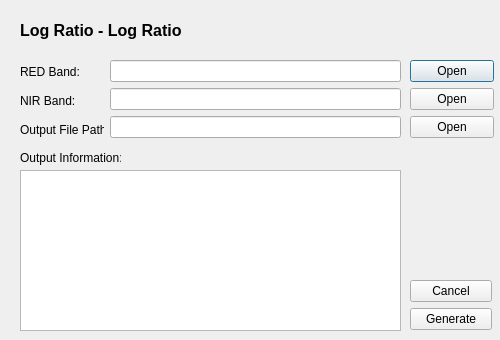
<?xml version="1.0" encoding="UTF-8"?>
<ui version="4.0">
 <class>logRatio</class>
 <widget class="QDialog" name="logRatio">
  <property name="geometry">
   <rect>
    <x>0</x>
    <y>0</y>
    <width>500</width>
    <height>340</height>
   </rect>
  </property>
  <property name="windowTitle">
   <string>Dialog</string>
  </property>
  <widget class="QWidget" name="layoutWidget">
   <property name="geometry">
    <rect>
     <x>410</x>
     <y>60</y>
     <width>84</width>
     <height>81</height>
    </rect>
   </property>
   <layout class="QHBoxLayout" name="horizontalLayout">
    <item>
     <layout class="QVBoxLayout" name="verticalLayout_3">
      <item>
       <widget class="QPushButton" name="logRatioRED_btn">
        <property name="text">
         <string>Open</string>
        </property>
       </widget>
      </item>
      <item>
       <widget class="QPushButton" name="logRatioNIR_btn">
        <property name="text">
         <string>Open</string>
        </property>
       </widget>
      </item>
      <item>
       <widget class="QPushButton" name="logRatioOut_btn">
        <property name="text">
         <string>Open</string>
        </property>
       </widget>
      </item>
     </layout>
    </item>
   </layout>
  </widget>
  <widget class="QLabel" name="label_5">
   <property name="geometry">
    <rect>
     <x>20</x>
     <y>150</y>
     <width>101</width>
     <height>16</height>
    </rect>
   </property>
   <property name="text">
    <string>Output Information:</string>
   </property>
  </widget>
  <widget class="QWidget" name="layoutWidget_2">
   <property name="geometry">
    <rect>
     <x>110</x>
     <y>60</y>
     <width>291</width>
     <height>80</height>
    </rect>
   </property>
   <layout class="QVBoxLayout" name="verticalLayout_2">
    <item>
     <widget class="QLineEdit" name="logRatioRED_txt"/>
    </item>
    <item>
     <widget class="QLineEdit" name="logRatioNIR_txt"/>
    </item>
    <item>
     <widget class="QLineEdit" name="logRatioOut_txt"/>
    </item>
   </layout>
  </widget>
  <widget class="QLabel" name="label_4">
   <property name="geometry">
    <rect>
     <x>20</x>
     <y>10</y>
     <width>411</width>
     <height>41</height>
    </rect>
   </property>
   <property name="font">
    <font>
     <pointsize>12</pointsize>
     <weight>75</weight>
     <bold>true</bold>
    </font>
   </property>
   <property name="text">
    <string>Log Ratio - Log Ratio</string>
   </property>
  </widget>
  <widget class="QWidget" name="layoutWidget_3">
   <property name="geometry">
    <rect>
     <x>410</x>
     <y>280</y>
     <width>82</width>
     <height>50</height>
    </rect>
   </property>
   <layout class="QVBoxLayout" name="verticalLayout_4">
    <item>
     <widget class="QPushButton" name="cancel_btn">
      <property name="text">
       <string>Cancel</string>
      </property>
     </widget>
    </item>
    <item>
     <widget class="QPushButton" name="logRatio_btn">
      <property name="text">
       <string>Generate</string>
      </property>
     </widget>
    </item>
   </layout>
  </widget>
  <widget class="QWidget" name="layoutWidget_4">
   <property name="geometry">
    <rect>
     <x>20</x>
     <y>60</y>
     <width>84</width>
     <height>81</height>
    </rect>
   </property>
   <layout class="QVBoxLayout" name="verticalLayout">
    <item>
     <widget class="QLabel" name="label_2">
      <property name="text">
       <string>RED Band:</string>
      </property>
     </widget>
    </item>
    <item>
     <widget class="QLabel" name="label">
      <property name="text">
       <string>NIR Band:</string>
      </property>
     </widget>
    </item>
    <item>
     <widget class="QLabel" name="label_3">
      <property name="text">
       <string>Output File Path:</string>
      </property>
     </widget>
    </item>
   </layout>
  </widget>
  <widget class="QTextBrowser" name="textBrowser">
   <property name="geometry">
    <rect>
     <x>20</x>
     <y>170</y>
     <width>381</width>
     <height>161</height>
    </rect>
   </property>
  </widget>
 </widget>
 <resources/>
 <connections/>
</ui>
